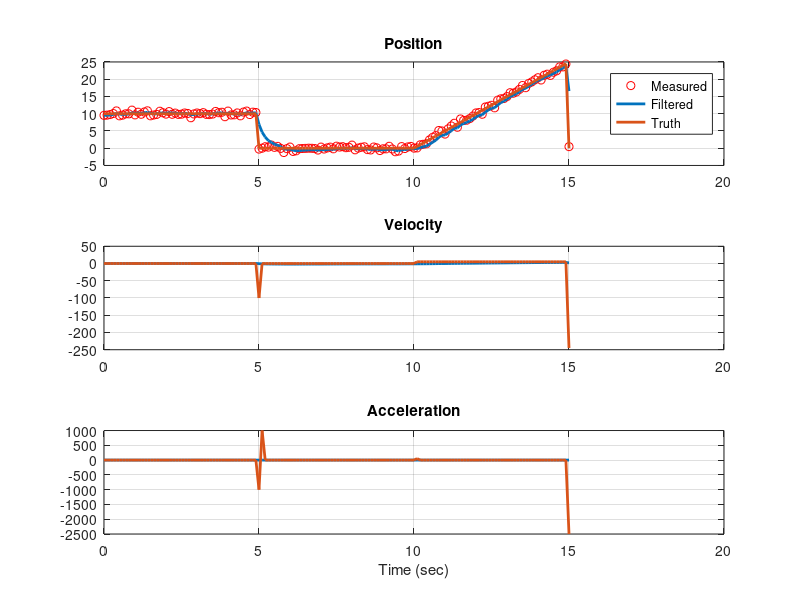

Here is the MATLAB script that generated this plot:
dt = 0.1; % valid for TP
t  = 0:dt:15;
n  = length(t);

%% Build the measurement data
noiseAmplitude = 0.5;

xm = 0.0*t;
i0 = find(t < 5);
i1 = find(t >=  5.0 & t < 10);
i2 = find(t >= 10.0 & t < 15);

xm(i0) = 10.0;
xm(i1) = 0.0;
xm(i2) = 0.0 + 5.0*(t(i2)-t(i2(1)));
xtruth = xm;
xtruthd = [0 diff(xtruth)]./dt;
xtruthdd = [0 diff(xtruthd)]./dt;
xm = xm + noiseAmplitude * randn(1,n);

xHat = zeros(3,n);
xBar = zeros(3,n);
xErr = zeros(1,n);

PHI  = [ ...
    1 dt 0.5*dt*dt;
    0 1 dt;
    0 0 1 ];

%G = 1.0;
%H = 0.5;
%K = 0.2;

% TP data
G = 0.32;
H = 6.15e-2%/dt;
K = 2*2.9494e-3%/(dt*dt);

for k = 1 : n
    if(k==1)
        xBar(:,k) = [xm(k) 0 0]';
        xHat(:,k) = [xm(k) 0 0]';
        xErr(:,k) = 0.0;
    else
        % compute prediciton for this timestep
        xHat(:,k) = PHI * xBar(:,k-1);
        % compute error
        xErr(:,k) = xm(k) - xHat(1,k);
        % compute smoothed estimate
        xBar(:,k) = xHat(:,k) + [G H K]' .* xErr(:,k);
    end
end

close all;
figure(1);
subplot(3,1,1);
plot(t,xm,'ro');hold on;
plot(t,[xBar(1,:)' xtruth'],'LineWidth',2);hold off;
grid on;title('Position');legend('Measured','Filtered','Truth');
subplot(3,1,2);
plot(t,[xBar(2,:)' xtruthd'],'LineWidth',2);
grid on;title('Velocity');
subplot(3,1,3);
plot(t,[xBar(3,:)' xtruthdd'],'LineWidth',2);
grid on;xlabel('Time (sec)');
title('Acceleration');